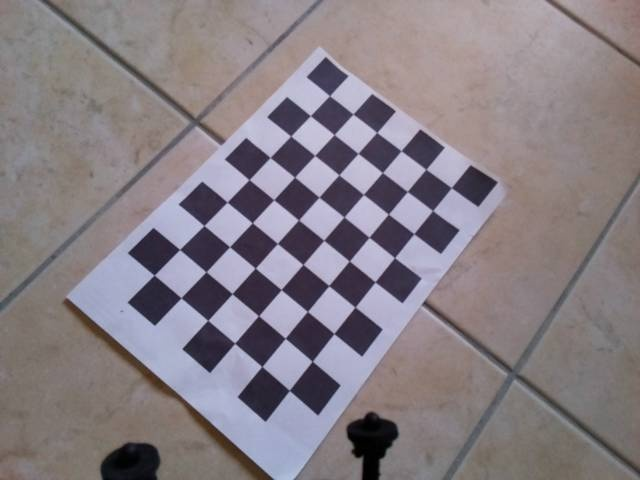
#> input picture bin/calib_images/500.jpg, 640 x 480 px
$ jupyter execute --allow-errors IPM_NEW.ipynb   (older library calls are emulated)
#> lines starting #> are read from the running program, lines starting #| are printed output that depends on the picture; after the words box and inside, x2 and y2 are one past the last pixel; in counts of white or black regions, pixels touching at a corner belong together; long printed decimals are rounded
[cell 1]
from moviepy.editor import VideoFileClip
from IPython.display import HTML
import numpy as np
import cv2
import pickle
import glob
import matplotlib.pyplot as plt
import matplotlib.image as mpimg
import matplotlib.gridspec as gridspec

[cell 2]
import cv2
import numpy as np
import glob
import os
def calibrate(dirpath, n_max_valid=30, plot=False):
    # Calibrate the Camera
    # number of inside corners in x & y directions
#> called with dirpath = 'calib_images', n_max_valid = 30, plot = False
    nx = 9
    ny = 6
    # prepare object points
    objp = np.zeros((6*9,3), np.float32)
    objp[:,:2] = np.mgrid[0:9, 0:6].T.reshape(-1,2)

    # Arrays to store object points and image points from all the images
    objpoints = [] # 3d points in real world space
    imgpoints = [] # 2d points in image plane

    # Make a list of calibration images
    images = glob.glob(os.path.join(dirpath,"*.jpg"))

    plt.figure(figsize = (18,12))
#> (this line was passed over: IPython is not available in this run)
    grid = gridspec.GridSpec(5,4)
    # set the spacing between axes.
    grid.update(wspace=0.05, hspace=0.15)
    N_MAX_VALID  = n_max_valid
    VALID_CNT = 0
    items = []
    for idx, fname in enumerate(images):
        img = cv2.imread(fname)
#> img is the input picture: shape (480, 640, 3); mean B, G, R 132, 125.8, 134

        # Convert to grayscale
        gray = cv2.cvtColor(img, cv2.COLOR_BGR2GRAY)
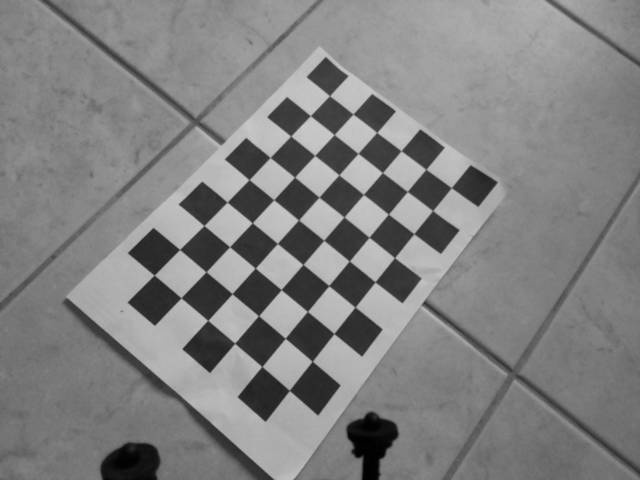
#> gray: shape (480, 640); min 0, max 210, mean 129

        # Find the chessboard corners
        ret, corners = cv2.findChessboardCorners(gray, (nx, ny), None)
#> ret = True; corners = 54 rows, first 8: [451.3, 187.6], [432.5, 210.6], [413.7, 233.7], [394.5, 257.6], [375, 281.8], [354.9, 307.2], [333.7, 333.6], [312.2, 361.3]

        # If found, add to object points, image points
        if ret == True:
            objpoints.append(objp)
            imgpoints.append(corners)
            items.append((img,corners) )
            # Draw and display the corners
            img = cv2.drawChessboardCorners(img, (nx, ny), corners, ret)
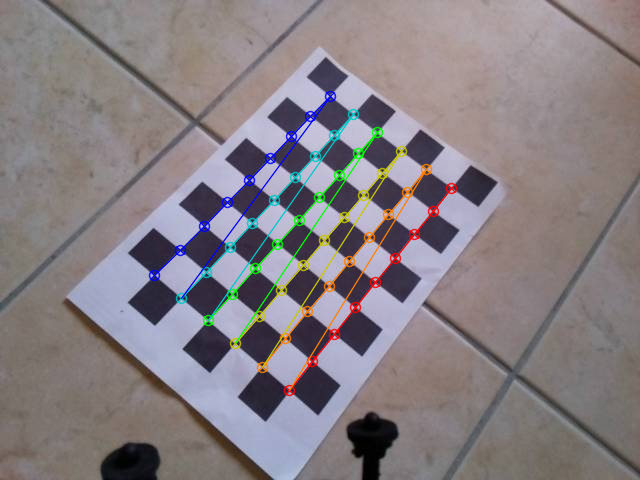
#> img: shape (480, 640, 3); 3.57% of pixels changed, all inside (x1, y1, x2, y2) = (148, 90, 458, 397)
            if plot:
                write_name = 'corners_found'+str(VALID_CNT)+'.jpg'
                #cv2.imwrite(write_name,img)
                img_plt = plt.subplot(grid[VALID_CNT])
                plt.axis('on')
                img_plt.set_xticklabels([])
                img_plt.set_yticklabels([])
                #img_plt.set_aspect('equal')
                plt.imshow(img[:,:,::-1])
                plt.title(write_name)
                plt.axis('off')
            VALID_CNT += 1
        if VALID_CNT >= N_MAX_VALID:
            break
    if plot:
        plt.show()
    ret, mtx, dist, rvecs, tvecs = cv2.calibrateCamera(objpoints, imgpoints, gray.shape[::-1], None, None)
#> ret = 0.225; mtx = [[573.6, 0, 369.1], [0, 608.7, 296.1], [0, 0, 1]]; dist = [[0.401, -2.11, -0.000417, 0.0335, 8.61]]; rvecs = ([-0.352, 0.352, 2.21],); tvecs = ([2.58, -3.25, 18.76],)

    return [ret, mtx, dist, rvecs, tvecs, objpoints,imgpoints, items ]
ret, mtx, dist, rvecs, tvecs, objpoints,imgpoints, items = calibrate('calib_images', n_max_valid=30)
#> ret = 0.225; mtx = [[573.6, 0, 369.1], [0, 608.7, 296.1], [0, 0, 1]]; dist = [[0.401, -2.11, -0.000417, 0.0335, 8.61]]; rvecs = ([-0.352, 0.352, 2.21],); tvecs = ([2.58, -3.25, 18.76],); objpoints = 1 item; imgpoints = 1 item; items = 1 item

#> (a cell that did not finish here is left out)

[cell 4]
# Take an image, object points, image points, and perform the camera calibration. Undistort the image after camera calibration

#load image for reference
image = cv2.imread('./calib_images/500.jpg')[:,:,::-1]
h,w = image.shape[:2]
#> h = 480; w = 640

# Save the camera calibration results for later use
dist_pickle = {}
dist_pickle["mtx"] = mtx
dist_pickle["dist"] = dist
pickle.dump(dist_pickle, open("./params/calibration_pickle.p", "wb"))

#Visualize the before/after distortion on chessboard images
newcameramtx, roi = cv2.getOptimalNewCameraMatrix(mtx, dist, (w, h), 0, (w, h))
#> newcameramtx = [[1043.8, 0, 283.9], [0, 1209.7, 241], [0, 0, 1]]; roi = (0, 0, 639, 479)
dst = cv2.undistort(image, mtx, dist, None, newcameramtx)
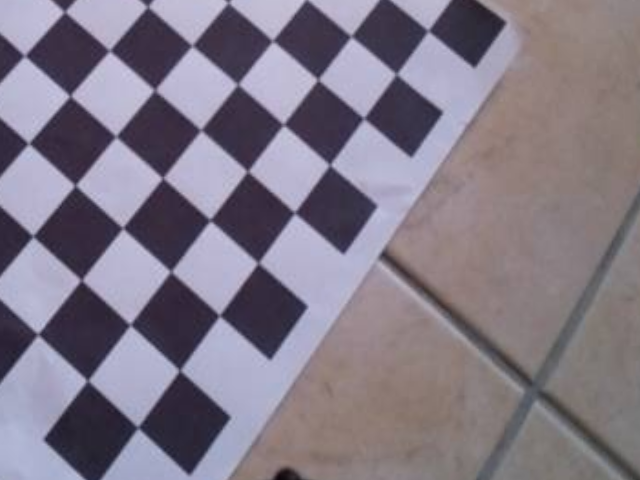
#> dst: shape (480, 640, 3); mean R, G, B 129.3, 121.2, 135.1
#undist = cv2.undistort(image, mtx, dist, None, mtx)
x,y,w,h = roi
#> x = 0; y = 0; w = 639; h = 479
undist = dst[y:y+h, x:x+w]

#cv2.imshow('undist', dst)


plt.figure(figsize = (18,12))
#> (this line was passed over: IPython is not available in this run)
grid = gridspec.GridSpec(1,2)
# set the spacing between axes.
grid.update(wspace=0.1, hspace=0.1)

#> (the rest of this cell did not finish here and is left out)

[cell 5]
# Define a function that takes an image, gradient orientation,
# and threshold min / max values.

# [87 lines left out: functions abs_sobel_thresh, mag_thresh, dir_threshold, color_threshold, s_channel_threshold, window_mask, not called in this run]

[cell 6]
# Read and make a list of test images
images = glob.glob('/home/xrh1/datasets/bosch_dataset/boschyolo_trainval_full/images/train/*.jpg')[:20]
sorted(images, key=lambda x: int(os.path.basename(x).split('_')[-1].replace('.jpg', '') )   )
gidx = 0

for idx,fname in enumerate(images):
    #read in image
    img = cv2.imread(fname)
    #undistort the image
    #img = cv2.undistort(img,mtx,dist,None,mtx)

    #pass image thru the pipeline
    preprocessImage = np.zeros_like(img[:,:,0])
    gradx = abs_sobel_thresh(img, orient='x', thresh_min=12, thresh_max=255)
    grady = abs_sobel_thresh(img, orient='y', thresh_min=25, thresh_max=255)
    c_binary = color_threshold(img, sthresh=(100,255), vthresh=(50,255))
    preprocessImage[((gradx == 1) & (grady ==1) | (c_binary == 1))] = 255

    img_size = (img.shape[1],img.shape[0])

    bot_width = 0.97 # percentage of bottom trapezoidal height
    mid_width = .5 # percentage of mid trapezoidal height
    height_pct = .32 # percentage of trapezoidal height
    bottom_trim= .935 # percentage from top to bottom avoiding the hood of the car

    src = np.float32([[img.shape[1]*(0.5-mid_width/2), img.shape[0]*height_pct],
                      [img.shape[1]*(0.5+mid_width/2),img.shape[0]*height_pct],
                      [img.shape[1]*(0.5+bot_width/2), img.shape[0]*bottom_trim],
                      [img.shape[1]*(0.5-bot_width/2), img.shape[0]*bottom_trim]])
    offset = img_size[0]*0.05

    dst = np.float32([[offset,0],
                      [img_size[0]-offset,0],
                      [img_size[0]-offset,img_size[1]],
                      [offset,img_size[1]]])

    top_offset = img_size[0]*0.21
    bottom_offset = img_size[0]*0.305

    dst = np.float32([[top_offset,0],
                      [img_size[0]-top_offset,0],
                      [img_size[0]-bottom_offset,img_size[1]],
                      [bottom_offset,img_size[1]]])

    #perform the warp perspective transform
    M = cv2.getPerspectiveTransform(src,dst)
    Minv = cv2.getPerspectiveTransform(dst,src)
    warped = cv2.warpPerspective(preprocessImage,M,img_size,flags=cv2.INTER_LINEAR)

    #Visualize the results before/after warping for a birds-eye view along with the source & destination co-ordinate locations
    plt.figure(figsize = (30,20))
    grid = gridspec.GridSpec(8,2)
    # set the spacing between axes.
    grid.update(wspace=0.05, hspace=0.05)

    plt.subplot(grid[gidx])
    plt.imshow(img, cmap="gray")
    for i in range(4):
        plt.plot(src[i][0],src[i][1],'rs')
    plt.title('Undistorted Image')

    plt.subplot(grid[gidx+1])
    plt.imshow(warped, cmap="gray")
    for i in range(4):
        plt.plot(dst[i][0],dst[i][1],'rs')
    plt.title('Birds eye view')

plt.show()

[cell 7]
dst.shape
#> Out = (480, 640, 3)

#> (a cell that did not finish here is left out)

[cell 9]
print('rvecs')
for item in rvecs:
    print(item)
    print()
#> this loop made 1 pass
#| [[-0.3518]
#|  [ 0.3522]
#|  [ 2.208]]

print('tvecs')
for item in tvecs:
    print(item)
    print()
#> this loop made 1 pass
#| [[ 2.580]
#|  [-3.247]
#|  [18.760]]

[cell 10]
rvec, tvec = rvecs[0], tvecs[0]
#> rvec = [-0.352, 0.352, 2.21]; tvec = [2.58, -3.25, 18.76]

[cell 11]
rot, jac = cv2.Rodrigues(rvec)
#> rot = [[-0.599, -0.79, -0.129], [0.711, -0.599, 0.368], [-0.368, 0.129, 0.921]]

[cell 12]
for (img, corners), grid in zip(items, objpoints):
    cv2.drawChessboardCorners(img, (9,6), corners, 1)
    cv2.imshow('img', img)
    cv2.waitKey(500)
#> this loop made 1 pass

[cell 13]
import cv2
objectPoints, imagePoints = grid, corners
#> objectPoints = 54 rows, first 8: [0, 0, 0], [1, 0, 0], [2, 0, 0], [3, 0, 0], [4, 0, 0], [5, 0, 0], [6, 0, 0], [7, 0, 0]; imagePoints has the same summary as corners in calibrate
#> (the rest of this cell did not finish here and is left out)

[cell 14]
import math, numpy as np, cv2
rmat = cv2.Rodrigues(rvec)[0]
#> rmat has the same summary as rot
cam_pos     = -np.matrix(rmat).T * np.matrix(tvec)
#> cam_pos = [[10.76], [-2.33], [-15.75]]
P = np.hstack((rmat,tvec))
#> P = [[-0.599, -0.79, -0.129, 2.58], [0.711, -0.599, 0.368, -3.25], [-0.368, 0.129, 0.921, 18.76]]
euler_angles_radians = -cv2.decomposeProjectionMatrix(P)[6]
#> euler_angles_radians = [-7.99, -21.6, -130.1]
euler_angles_degrees = 180 * euler_angles_radians/math.pi
#> euler_angles_degrees = [-457.7, -1237.5, -7456.2]


eul    = euler_angles_radians
#> eul = [-7.99, -21.6, -130.1]
yaw    = 180*eul[1,0]/math.pi # warn: singularity if camera is facing perfectly upward. Value 0 yaw is given by the Y-axis of the world frame.
#> yaw = -1237.5
pitch  = 180*((eul[0,0]+math.pi/2)*math.cos(eul[1,0]))/math.pi
#> pitch = 339.7
roll   = 180*( (-(math.pi/2)-eul[0,0])*math.sin(eul[1,0]) + eul[2,0] )/math.pi
#> roll = -7596.9

[cell 15]
R = cv2.Rodrigues(rvec)[0];
#> R has the same summary as rot
R = R.transpose();
#> R = [[-0.599, 0.711, -0.368], [-0.79, -0.599, 0.129], [-0.129, 0.368, 0.921]]
pos = -R @ tvec
#> pos = [10.76, -2.33, -15.75]

[cell 16]
pos
#> Out = [10.76, -2.33, -15.75]

[cell 17]
from math import atan2, asin
roll = atan2(-R[2][1], R[2][2])
#> roll = -0.38
pitch = asin(R[2][0])
#> pitch = -0.129
yaw = atan2(-R[1][0], R[0][0])
#> yaw = 2.22

print(f'roll:{roll*180/np.pi}\npitch:{pitch*180/np.pi}\nyaw:{yaw*180/np.pi}')
#| roll:-21.799
#| pitch:-7.396
#| yaw:127.183

[cell 18]
# Calibrate the Camera
# number of inside corners in x & y directions
nx = 9
ny = 6
# prepare object points
objp = np.zeros((6*9,3), np.float32)
objp[:,:2] = np.mgrid[0:9, 0:6].T.reshape(-1,2)

# Arrays to store object points and image points from all the images
objpoints = [] # 3d points in real world space
imgpoints = [] # 2d points in image plane

# Make a list of calibration images
images = glob.glob('./calib_images/*.jpg')

plt.figure(figsize = (18,12))
#> (this line was passed over: IPython is not available in this run)
#> `ret, corners = cv2.findChessboardCorners(gray, (nx, ny), None)`: ret = True
grid = gridspec.GridSpec(5,4)
# set the spacing between axes.
grid.update(wspace=0.05, hspace=0.15)

IDX_CNT = 0

#> (the rest of this cell did not finish here and is left out)
